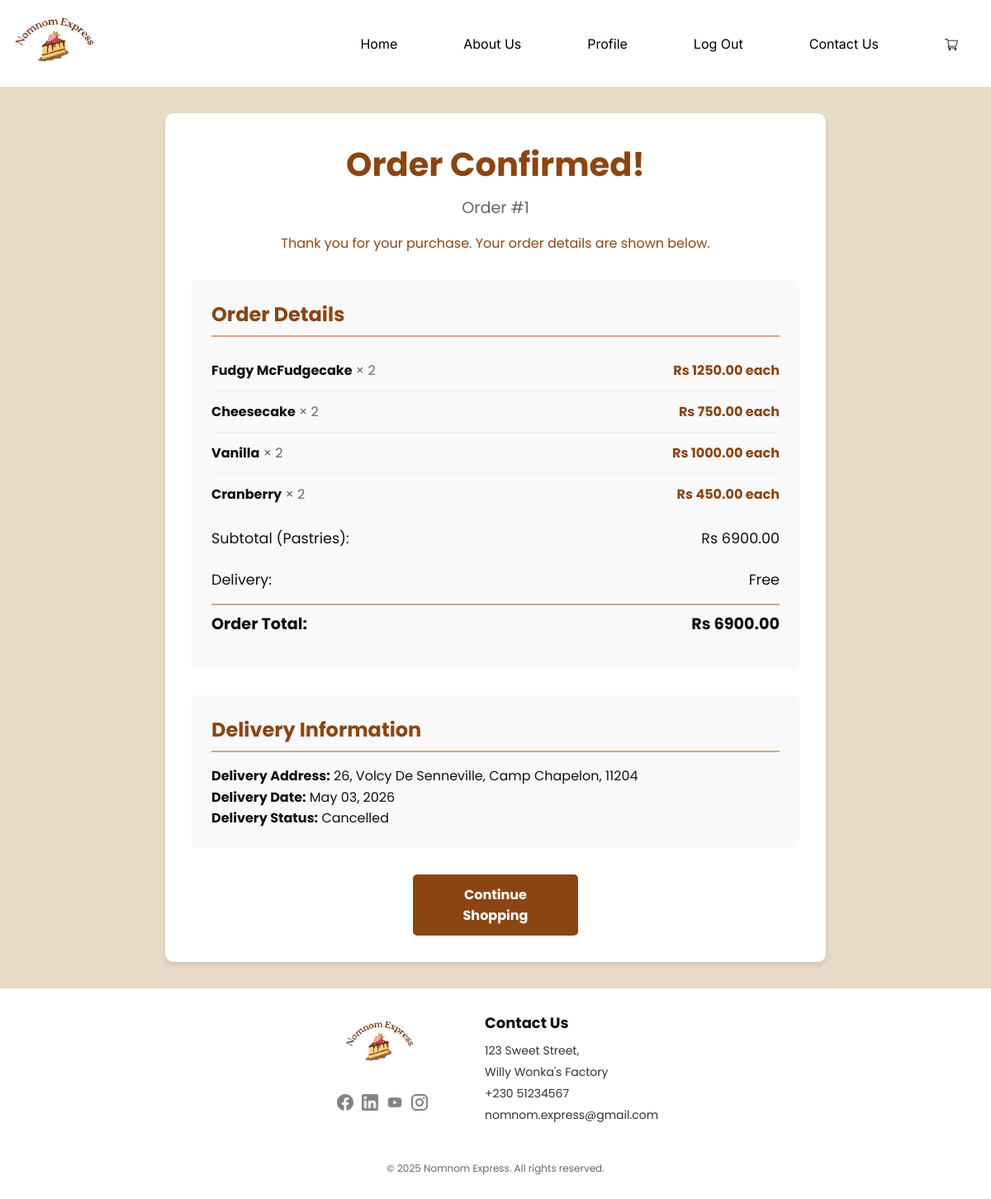
The app's page /orders/confirmation/1/ (signed in), older data.
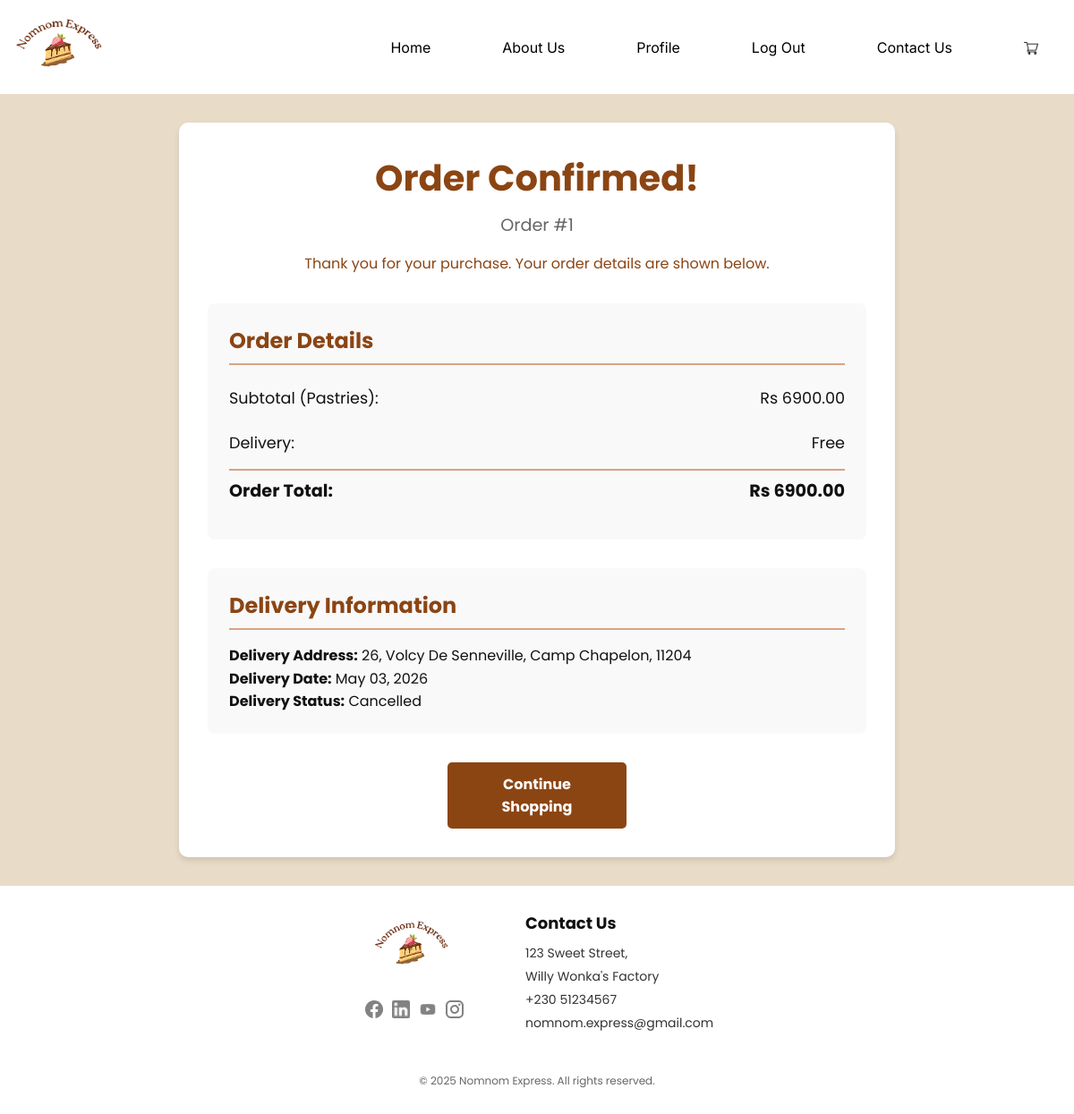
The same page, newer data.
### orders/models.py (models this page shows, shortened)
class Order(models.Model):
    user = models.ForeignKey(User, on_delete=models.CASCADE)
    order_date = models.DateTimeField(auto_now_add=True)
    pickup_date = models.DateTimeField(null=True, blank=True)
    order_status = models.CharField(
        max_length=20,
        choices=[
            ("Pending", "Pending"),
            ("Paid", "Paid"),
            ("Cancelled", "Cancelled"),
        ],
        default="Pending",
    )
    total_amount = models.DecimalField(max_digits=10, decimal_places=2, default=0.00)
    tax_amount = models.DecimalField(max_digits=10, decimal_places=2, default=0.00)
    delivery_fee = models.DecimalField(max_digits=10, decimal_places=2, default=0.00)
    is_preorder = models.BooleanField(default=False)

class OrderDetail(models.Model):
    order = models.ForeignKey(
        Order, on_delete=models.CASCADE, related_name="order_details"
    )
    pastry = models.ForeignKey(Pastry, on_delete=models.CASCADE)
    price = models.DecimalField(max_digits=10, decimal_places=2)
    quantity = models.PositiveIntegerField(default=1)

### pastry/models.py (models this page shows, shortened)
class Pastry(models.Model):
    CATEGORY_CHOICES = [
        ('CAKE', 'Cake'),
        ('BROWNIE', 'Brownie'),
        ('DONUT', 'Donut'),
        ('COOKIE', 'Cookie'),
        ('TART', 'Tart'),
        ('CUPCAKE', 'Cupcake'),
    ]
    pastry_name = models.CharField(max_length=100)
    pastry_category = models.CharField(max_length=20, choices=CATEGORY_CHOICES)
    pastry_price = models.DecimalField(max_digits=8, decimal_places=2)
    image = models.ImageField(upload_to='pastries/', blank=True, null=True)
    is_available = models.BooleanField(default=True)
    is_bestseller = models.BooleanField(default=False)
    flavour = models.CharField(max_length=50, blank=True, null=True)
    filling = models.CharField(max_length=50, blank=True, null=True)
    frosting = models.CharField(max_length=100, blank=True, null=True)
    decoration = models.CharField(max_length=100, blank=True, null=True)
    message = models.CharField(max_length=150, blank=True, null=True)
    size = models.CharField(
        max_length=20,
        choices=[
            ('S', 'Small'),
            ('M', 'Medium'),
            ('L', 'Large'),
            ('XL', 'Extra Large'),
        ],
        blank=True, null=True
    )
    layers = models.IntegerField(default=1, blank=True, null=True)
    cake_message = models.CharField(max_length=50, blank=True, null=True)
    pickup_date = models.DateField(blank=True, null=True)
    reference_image = models.ImageField(upload_to='custom_cakes/', blank=True, null=True)
    is_custom = models.BooleanField(default=False)

### delivery/models.py (models this page shows, shortened)
class Delivery(models.Model):
    order = models.ForeignKey(Order, on_delete=models.CASCADE)
    address = models.CharField(max_length=255)
    status = models.CharField(
        max_length=50,
        choices=[
            ("Pending", "Pending"),
            ("Done", "Done"),
            ("Failed", "Failed"),
            ("Cancelled", "Cancelled"),
        ],
        default="Pending",
    )
    date = models.DateField()
    confirmation_photo = models.BinaryField(null=True, blank=True)
    confirmed_at = models.DateTimeField(null=True, blank=True)
    qr_code_data = models.CharField(max_length=500, null=True, blank=True)
    class Meta:
        verbose_name_plural = "Deliveries"

### orders/views.py (the view)
# urls.py: path('confirmation/<int:order_id>/', views.order_confirmation, name='order_confirmation'),
@login_required
def order_confirmation(request, order_id):
    order = get_object_or_404(Order, id=order_id, user=request.user)
    order_details = order.order_details.all()
    try:
        delivery = Delivery.objects.filter(order=order).latest("id")
    except Delivery.DoesNotExist:
        delivery = None
    context = {
        "order": order,
        "order_details": order_details,
        "delivery": delivery,
        "user_profile": request.user,
    }
    return render(request, "orders/order_confirmation.html", context)

### cart/context_processors.py (called while the page is built)
def cart_item_count(request):
    count = 0
    if request.user.is_authenticated:
        try:
            cart = Cart.objects.get(user=request.user)
            count = cart.total_items
        except Cart.DoesNotExist:
            pass
    return {'cart_item_count': count}

### cart/models.py (called while the page is built)
    @property
    def total_items(self):
        return sum(item.quantity for item in self.items.all())

### orders/templates/orders/order_confirmation.html (shortened to what this page needs)
{% extends 'base.html' %}
{% load static %}
{% block body_class %}white-navbar-brown-bg{% endblock %}
{% block extra_css %}
    <link rel="stylesheet" href="{% static 'orders/order.css' %}">
{% endblock %}
{% block content %}
<div class="confirmation-container">
    <div class="confirmation-header">
        <h1>Order Confirmed!</h1>
        <p class="order-id">Order #{{ order.id }}</p>
        <p>Thank you for your purchase. Your order details are shown below.</p>
    </div>
    <div class="confirmation-content">
        <div class="order-details">
            <h2 class="section-title">Order Details</h2>
            <ul class="pastry-list">
                {% for detail in order_details %}
                <li class="pastry-item">
                    <div class="pastry-info">
                        <span class="pastry-name">{{ detail.pastry.pastry_name }}</span>
                        <span class="pastry-quantity">× {{ detail.quantity }}</span>
                    </div>
                    <div class="pastry-price">Rs {{ detail.price|floatformat:2 }} each</div>
                </li>
                {% endfor %}
            </ul>
            <div class="summary-row">
                <span>Subtotal (Pastries):</span>
                <span>Rs {{ order.total_amount|floatformat:2 }}</span>
            </div>
            <div class="summary-row">
                <span>Delivery:</span>
                <span>Free</span>
            </div>
            <div class="summary-row summary-total">
                <span>Order Total:</span>
                <span>Rs {{ order.total_amount|floatformat:2 }}</span>
            </div>
        </div>
        <div class="delivery-info">
            <h2 class="section-title">Delivery Information</h2>
            {% if delivery and delivery.address %}
                <p class="delivery-address"><strong>Delivery Address:</strong> {{ delivery.address }}</p>
            {% endif %}
            {% if delivery %}
                <p><strong>Delivery Date:</strong> {{ delivery.date|date:"F d, Y" }}</p>
                <p><strong>Delivery Status:</strong> {{ delivery.status }}</p>
            {% else %}
                <p><strong>Delivery Date:</strong> Not specified</p>
                <p><strong>Delivery Status:</strong> Not specified</p>
            {% endif %}
        </div>
    </div>
    <a href="{% url 'landing:landing' %}?order_success=1&amp;order_id={{ order.id }}" class="continue-shopping-btn">Continue Shopping</a>
  </div>
{% endblock %}

### templates/base.html (shortened to what this page needs)
<!DOCTYPE html>
<html lang="en">
  {% load static %}
  <head>
    <link
      rel="stylesheet"
      href="https://cdnjs.cloudflare.com/ajax/libs/font-awesome/6.4.0/css/all.min.css"
    />
    <link rel="stylesheet" href="{% static 'landing/style.css' %}" />
    <link rel="stylesheet" href="{% static 'about_us/style.css' %}" />
    <link rel="stylesheet" href="{% static 'login/style.css' %}" />
    <link rel="stylesheet" href="{% static 'contact/style.css' %}" />
    <link rel="stylesheet" href="{% static 'style.css' %}" />
    {% block extra_css %}{% endblock %}
  </head>
  <body class="{% block body_class %}{% endblock %}">
    {% include 'navbar.html' %}
    {% block content %}
    {% endblock %}
    {% include 'footer.html' %}
  </body>
</html>

### templates/navbar.html (shortened to what this page needs)
{% load static %}
<header class="main_header">
  <nav class="header_navbar">
    <a href="{% url 'landing:landing' %}"
      ><img src="{% static 'images/NomNom-Logo.png' %}"
    /></a>
    <ul class="navbar_ul">
      <li><a href="{% url 'landing:landing' %}">Home</a></li>
      <li><a href="{% url 'about_us:about' %}">About Us</a></li>
      {% if user.is_authenticated %}
      <li><a href="{% url 'profile_page:profile' %}">Profile</a></li>
      <li><a href="{% url 'login:logout' %}">Log Out</a></li>
      {% else %}
      <li><a href="{% url 'login:login' %}">Log in</a></li>
      {% endif %}
      <li><a href="{% url 'contact:contact' %}">Contact Us</a></li>
      <li>
        {% if user.is_authenticated %}
        <a href="{% url 'cart:cart' %}" class="cart-link">
          <div class="cart-icon-container">
            <img src="{% static 'images/Cart-Icon.png' %}" />
          </div>
        </a>
        {% endif %}
      </li>
    </ul>
  </nav>
</header>

### templates/footer.html
{% load static %}
<footer class="main_footer">
  <div class="footer_content">
    <div class="footer_logo">
      <img src="{% static 'images/NomNom-Logo.png' %}"/>
      <div class="footer_social">
        <a href="https://facebook.com/" target="_blank"><img src="{% static 'images/facebook-icon.png' %}"/></a>
        <a href="https://linkedin.com/" target="_blank"><img src="{% static 'images/linkedin-icon.png' %}"/></a>
        <a href="https://www.youtube.com/watch?v=dQw4w9WgXcQ" target="_blank"><img src="{% static 'images/youtube-icon.png' %}"/></a>
        <a href="https://instagram.com/" target="_blank"><img src="{% static 'images/instagram-icon.png' %}"/></a>
      </div>
    </div>
    <div class="footer_contact">
      <h3>Contact Us</h3>
      <p>123 Sweet Street,</p>
      <p>Willy Wonka's Factory</p>
      <p>+230 51234567</p>
      <p><a class="footer_contact_email" href="#">nomnom.express@gmail.com</a></p>
    </div>
    <div class="footer_copyright">
      <p>© 2025 Nomnom Express. All rights reserved.</p>
    </div>
  </div>
</footer>

### landing/static/landing/style.css (style rules this page uses)
* { margin: 0; padding: 0; box-sizing: border-box; }
body { font-family: "Poppins", sans-serif; background-color: #e8dbc7; color: #222; }

### about_us/static/about_us/style.css (style rules this page uses)
body { margin: 0; padding: 0; background-color: #f1e4d3; color: #111111; font-family: "Poppins", sans-serif; }

### contact/static/contact/style.css (style rules this page uses)
* { margin: 0; padding: 0; box-sizing: border-box; font-family: "Poppins", sans-serif; }

### static/style.css (style rules this page uses)
body.white-navbar-brown-bg header.main_header, body.white-navbar-brown-bg footer.main_footer { background-color: white !important; }
body.white-navbar-brown-bg { background-color: #e8dbc7; }
.header_navbar { display: flex; justify-content: space-between; align-items: center; }
.header_navbar img { width: 140px; height: 80px; }
.navbar_ul { display: flex; align-items: center; margin: 0; padding: 0; list-style: none; }
.navbar_ul li { display: flex; align-items: center; margin: 15px; font-size: 16px; }
.navbar_ul a { display: inline-block; min-width: 50px; text-align: center; padding: 25px; font-family: "Inter", sans-serif; text-decoration: none; color: black; border-radius: 5px; }
.navbar_ul img { width: 16px; height: auto; vertical-align: middle; }
.main_footer { background-color: #ffffff !important; padding: 14px 14px; }
.footer_content { max-width: 100%; margin: 0 auto; text-align: center; padding: 14px 14px; }
.footer_logo, .footer_contact { display: inline-block; vertical-align: top; margin: 0 30px 20px 30px; }
.footer_logo { text-align: center; }
.footer_logo img { width: 120px; height: auto; margin-bottom: 10px; }
.footer_contact { text-align: left; }
.footer_contact h3 { font-size: 18px; font-weight: bold; margin-bottom: 10px; margin-top: 0; }
.footer_contact p { margin: 5px 0; font-size: 14px; color: #333333; }
.footer_contact_email { text-decoration: none; color: #333333; }
.footer_social { display: flex; justify-content: center; gap: 10px; margin-top: 10px; }
.footer_social a { display: inline-block; }
.footer_social img { width: 20px; height: 20px; transition: transform 0.2s ease; }
.footer_copyright { font-size: 12px; color: #666666; padding-top: 20px; clear: both; }
.cart-icon-container { position: relative; display: inline-block; }

### orders/static/orders/order.css (style rules this page uses)
:root { --primary-light-brown: #f5efe6; --secondary-medium-brown: #a0826d; --accent-dark-brown: #6f4e37; --accent-gold: #c9a66b; --text-dark: #3e2723; --text-light: #5d4037; --border-color: #d7ccc8; --font-heading: "Playfair Display", serif; --font-body: "Segoe UI", Tahoma, Geneva, Verdana, sans-serif; --shadow-sm: 0 4px 10px rgba(111, 78, 55, 0.08); --shadow-md: 0 8px 20px rgba(111, 78, 55, 0.12); --transition: all 0.3s cubic-bezier(0.4, 0, 0.2, 1); }
.summary-row { display: flex; justify-content: space-between; margin-bottom: 1.25rem; font-size: 1.1rem; }
.delivery-info { font-size: 0.85rem; color: #8d6e63; margin-left: 35px; margin-bottom: 1.5rem; }
.summary-total { margin-top: 2rem; padding-top: 2rem; border-top: 2px solid var(--primary-light-brown); }

### orders/templates/orders/order_confirmation.html (style rules this page uses)
.confirmation-container { max-width: 800px; margin: 2rem auto; padding: 2rem; background: white; border-radius: 10px; box-shadow: 0 4px 6px rgba(0,0,0,0.1); }
.confirmation-header { text-align: center; margin-bottom: 2rem; color: #8B4513; }
.confirmation-header h1 { font-size: 2.5rem; margin-bottom: 0.5rem; }
.confirmation-header .order-id { font-size: 1.2rem; color: #666; margin-bottom: 1rem; }
.confirmation-content { display: grid; gap: 2rem; }
.order-details, .delivery-info { background: #f9f9f9; padding: 1.5rem; border-radius: 8px; }
.confirmation-content .delivery-info { margin-left: 0; margin-bottom: 0; font-size: 1rem; color: inherit; }
.section-title { font-size: 1.5rem; color: #8B4513; margin-bottom: 1rem; padding-bottom: 0.5rem; border-bottom: 2px solid #d9a384; }
.delivery-address { white-space: pre-line; line-height: 1.6; }
.summary-row { display: flex; justify-content: space-between; margin: 0.5rem 0; padding: 0.5rem 0; }
.summary-total { border-top: 2px solid #d9a384; font-weight: bold; font-size: 1.2rem; }
.continue-shopping-btn { display: block; width: 200px; margin: 2rem auto 0; text-align: center; background: #8B4513; color: white; padding: 0.75rem 1.5rem; border-radius: 5px; text-decoration: none; font-weight: bold; }

Row changes from the older to the newer data that the page shows:
removed OrderDetail: pastry.pastry_name "Fudgy McFudgecake", quantity "2", price "1250.00"
removed OrderDetail: pastry.pastry_name "Cheesecake", quantity "2", price "750.00"
removed OrderDetail: pastry.pastry_name "Vanilla", quantity "2", price "1000.00"
removed OrderDetail: pastry.pastry_name "Cranberry", quantity "2", price "450.00"
